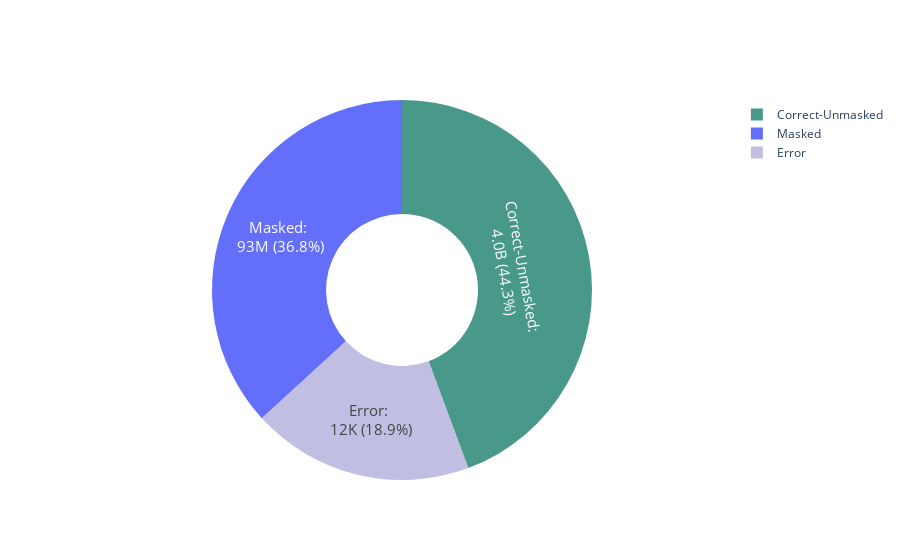

Notebook source saved alongside this figure:
### Code cell
# creat DataFrame
data_VIR = {'Category': ['Masked',
                         'Correct-Unmasked',
                         'Error'],
        'Percentage': [np.log(VIR_masked)/VIR_both, 
                       np.log(VIR_unmasked)/VIR_both, 
                       np.log(VIR_error)/VIR_both],
           'Raw_number':formatted_numbers_VIR}
df_VIR_plot = pd.DataFrame(data_VIR)

colors = ['#D9BFCB0', '#49998B', '#C1BEE3']

### Plot
fig = go.Figure(go.Pie(labels=df_VIR_plot['Category'], values=df_VIR_plot['Percentage'], hole=0.4,
                       text=df_VIR_plot['Category']+': <br>' + df_VIR_plot['Raw_number'].astype(str),
                       textinfo='percent+text',
                       marker={'colors': colors},
                       hovertemplate='%{label}<br>Current percentage: %{percent:.1%}<br>: %{text}',
                       textfont={'size': 15},
                       texttemplate='%{text} (%{percent:.1%})'
                      ))

fig.show()

### Figure 1 — Plotly figure (JSON) as saved in the notebook; plotly's stock layout.template omitted (floating-point values rounded to 4 significant figures)
{"data": [{"hole": 0.4, "hovertemplate": "%{label}<br>Current percentage: %{percent:.1%}<br>: %{text}", "labels": ["Masked", "Correct-Unmasked", "Error"], "marker": {"colors": ["#D9BFCB0", "#49998B", "#C1BEE3"]}, "text": ["Masked: <br>93M", "Correct-Unmasked: <br>4.0B", "Error: <br>12K"], "textfont": {"size": 15}, "textinfo": "percent+text", "texttemplate": "%{text} (%{percent:.1%})", "type": "pie", "values": [4.502e-09, 5.422e-09, 2.307e-09]}], "layout": {}}
